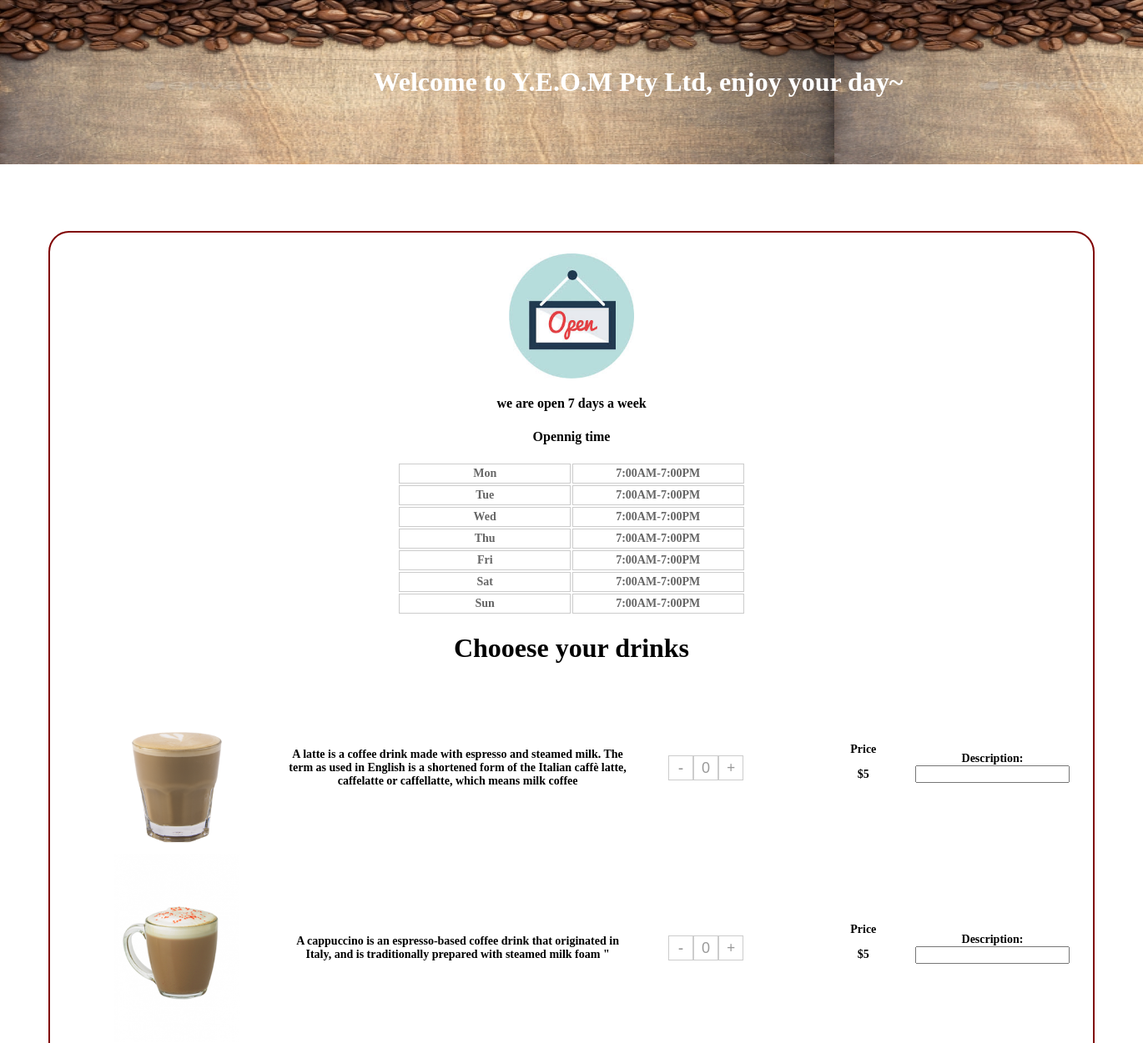
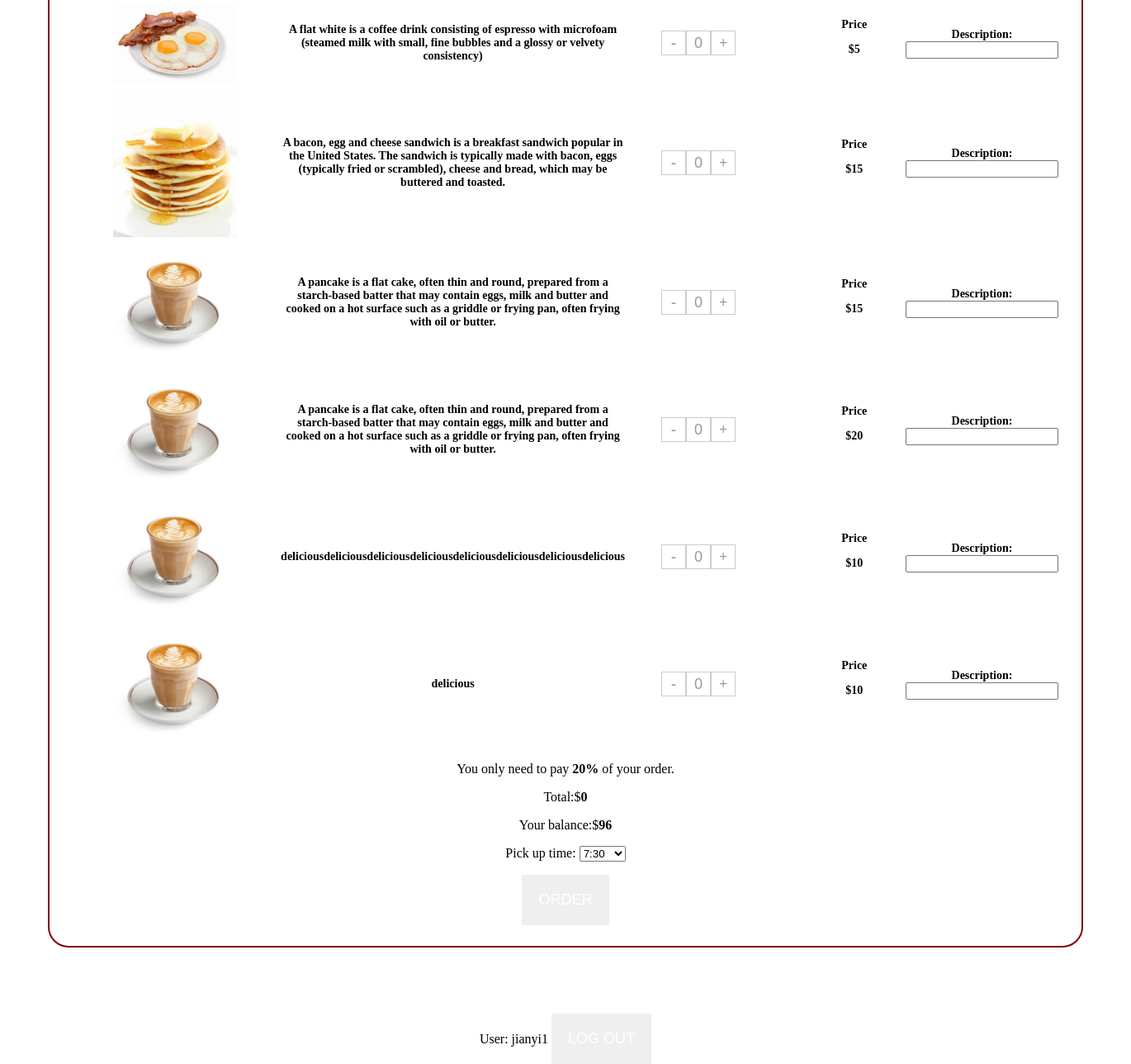
The app's page /Menu.php (signed in) with its own data (2 pictures, top to bottom).
### tables this page shows
CREATE TABLE IF NOT EXISTS `store_date` (
  `id` int(11) NOT NULL AUTO_INCREMENT,
  `week_name` varchar(50) DEFAULT NULL,
  `open_time` varchar(50) DEFAULT NULL,
  `close_time` varchar(50) DEFAULT NULL,
  PRIMARY KEY (`id`)
);

CREATE TABLE IF NOT EXISTS `kit202_product` (
  `id` int(11) NOT NULL AUTO_INCREMENT,
  `name` varchar(255) NOT NULL,
  `price` double NOT NULL,
  `description` text NOT NULL,
  `images` varchar(255) DEFAULT NULL,
  PRIMARY KEY (`id`)
);

CREATE TABLE IF NOT EXISTS `users` (
  `id` int(10) NOT NULL AUTO_INCREMENT,
  `permission` varchar(8) DEFAULT NULL COMMENT 'permission',
  `discount` int(10) unsigned DEFAULT '100' COMMENT 'discount',
  `balance` int(10) unsigned DEFAULT '0' COMMENT 'balance',
  `username` varchar(128) DEFAULT NULL COMMENT 'username',
  `passwrod` varchar(128) DEFAULT NULL COMMENT '密码',
  `firstname` varchar(64) DEFAULT NULL COMMENT '第一个名字',
  `lastname` varchar(64) DEFAULT NULL COMMENT '姓氏',
  `mobile` varchar(10) DEFAULT NULL COMMENT '手机号码',
  `card` varchar(16) DEFAULT NULL COMMENT 'CR card',
  `email` varchar(128) DEFAULT NULL COMMENT '邮箱',
  `sex` varchar(10) DEFAULT NULL COMMENT '性别',
  PRIMARY KEY (`id`)
);

### db_conn.php (called while the page is built, shortened)
<?php
class Mysql
{
    public $link;
    function __construct()
    {
        $this->host = hostname;
        $this->username = username;
        $this->password = password;
        $this->dbname = dbname;
        $this->link = new mysqli($this->host, $this->username, $this->password, $this->dbname);
        mysqli_set_charset($this->link, 'utf8');
    }
    public function query_select($table_name)
    {
        $sql = "select * from " . $table_name;
        $result = $this->link->query($sql);
        $_list = [];
        while ($row = mysqli_fetch_assoc($result)) {
            $_list[] = $row;
        }
        return $_list;
    }
    public function query_first($sql = '')
    {
        if ($sql) {
            $result = $this->link->query($sql);
            $row = $result->fetch_assoc();
            return $row;
        } else {
            return false;
        }
    }
}
?>

### Menu.php (the view, shortened to what this page needs)
<?php
include('db_conn.php');
$username = $_SESSION['username'];
$mysql = new Mysql();
$userfind = $mysql->query_first("select * from users where username = '" . $username . "'");
?>
<!DOCTYPE html>
<html>
<body>
<link rel="stylesheet" type="text/css" href="stylesheet.css">
<head><title>Menu</title></head>
<CENTER>
    <?php require 'header.php'?>
    <div class="main">
        <table class="table">
            <img src="./pic/time.jpg" alt="time" width="150"/>
            <h4> we are open 7 days a week</h4>
            <h4>Opennig time</h4>
            <?php
            $storedatelists = $mysql->query_select("store_date");
            foreach($storedatelists as $key => $val){
            ?>
            <tr class="coffee border">
                <th><?php echo $val['week_name']; ?></th>
                <th><?php echo $val['open_time']; ?>-<?php echo $val['close_time']; ?></th>
            </tr>
            <?php } ?>
        </table>
        <h1>Chooese your drinks</h1>
        <form action="doorder.php" method="post">
            <table class="table">
                <?php
                $goodlist = $mysql->query_select("kit202_product");
                foreach($goodlist as $key => $val){
                    ?>
                    <tr class="coffee">
                        <th><img src="<?php echo  $val['images']?>" alt="latte" width="150"/></th>
                        <th><?php echo  $val['description']?></th>
                        <th>
                            <ul class="count">
                                <li><span id="num-jian" class="num-jian" onclick="return jiannum(<?php echo  $val['id']?>);">-</span></li>
                                <li>
                                    <input type="text" name="num[]" class="input-num input-num-<?php echo  $val['id']?>" id="input-num" value="0"/>
                                </li>
                                <li><span id="num-jia" class="num-jia" onclick="return addnum(<?php echo  $val['id']?>);">+</span></li>
                            </ul>
                        </th>
                        <th>Price<p>$<?php echo  $val['price']?></p></th>
                        <th>Description:<input type="text" name="description[]" id="description"/></th>
                    </tr>
                <?php } ?>
            </table>
            <p>You only need to pay <b><?php echo $userfind['discount'];?>%</b> of your order.</p>
            <p>Total:$<b class="total_price_val">0</b></p>
            <p>Your balance:$<b><?php echo $userfind['balance'];?></b></p>
            <p>Pick up time:
                <select name="pickuptime">
                    <option value="730">7:30</option>
                </select>
            </p>
            <button class="basic-button" type="submit" name="submit">Order</button>
        </form>
    </div>
    <?php
    require_once("LoginStat.php");
    ?>
</body>
</html>

### stylesheet.css (style rules this page uses)
body { background-image: url(pic/bg.jpg); width: 100%; background-repeat: no-repeat; overflow-x: hidden; margin: 0; }
.main { width: 1200px; border: solid #ccc 1px; margin: 80px auto; padding: 25px; margin-left:auto; background: #FFF; border: solid #800000 2px; border-radius: 25px; }
.basic-button { color-background:#CCC; color:#fff; padding: 20px; font-size: 18px; font-weight: 500; text-transform: uppercase; border: none; }
.table { margin-top: 20px; }
.table th { text-align:center; font-size: 14px; width: 28%; }
ul,li { list-style: none; margin: 0; }
img { vertical-align: middle; }
.num-jian,.input-num,.num-jia { display: inline-block; width: 28px; height: 28px; padding: 0; line-height: 28px; text-align: center; font-size: 18px; color: #999; cursor: pointer; border: 1px solid #CCC; }
.count li { float: left; }
.coffee { margin:10px 0px; padding: 20px 0; }
.border th { border: 1px solid #ccc; color: #666; padding: 3px 6px; }

### records on screen
store_date: week_name "Mon", open_time "7:00AM", close_time "7:00PM"
store_date: week_name "Tue", open_time "7:00AM", close_time "7:00PM"
store_date: week_name "Wed", open_time "7:00AM", close_time "7:00PM"
store_date: week_name "Thu", open_time "7:00AM", close_time "7:00PM"
store_date: week_name "Fri", open_time "7:00AM", close_time "7:00PM"
store_date: week_name "Sat", open_time "7:00AM", close_time "7:00PM"
store_date: week_name "Sun", open_time "7:00AM", close_time "7:00PM"
kit202_product: images (picture), description "A latte is a coffee drink made with espresso and steamed milk. The term as used in English is a shortened form of the Italian caffè latte, caffelatte or caffellatte, which means milk coffee", price "5"
kit202_product: images (picture), description "A cappuccino is an espresso-based coffee drink that originated in Italy, and is traditionally prepared with steamed milk foam \"", price "5"
kit202_product: images (picture), description "A flat white is a coffee drink consisting of espresso with microfoam (steamed milk with small, fine bubbles and a glossy or velvety consistency)", price "5"
kit202_product: images (picture), description "A bacon, egg and cheese sandwich is a breakfast sandwich popular in the United States. The sandwich is typically made with bacon, eggs (typically fried or scrambled), cheese and bread, which may be buttered and toasted.", price "15"
kit202_product: images (picture), description "A pancake is a flat cake, often thin and round, prepared from a starch-based batter that may contain eggs, milk and butter and cooked on a hot surface such as a griddle or frying pan, often frying with oil or butter.", price "15"
kit202_product: images (picture), description "A pancake is a flat cake, often thin and round, prepared from a starch-based batter that may contain eggs, milk and butter and cooked on a hot surface such as a griddle or frying pan, often frying with oil or butter.", price "20"
kit202_product: images (picture), description "deliciousdeliciousdeliciousdeliciousdeliciousdeliciousdeliciousdelicious", price "10"
kit202_product: images (picture), description "delicious", price "10"
users: discount "20", balance "96"

### other values on screen
$_SESSION['username'] "jianyi1"
